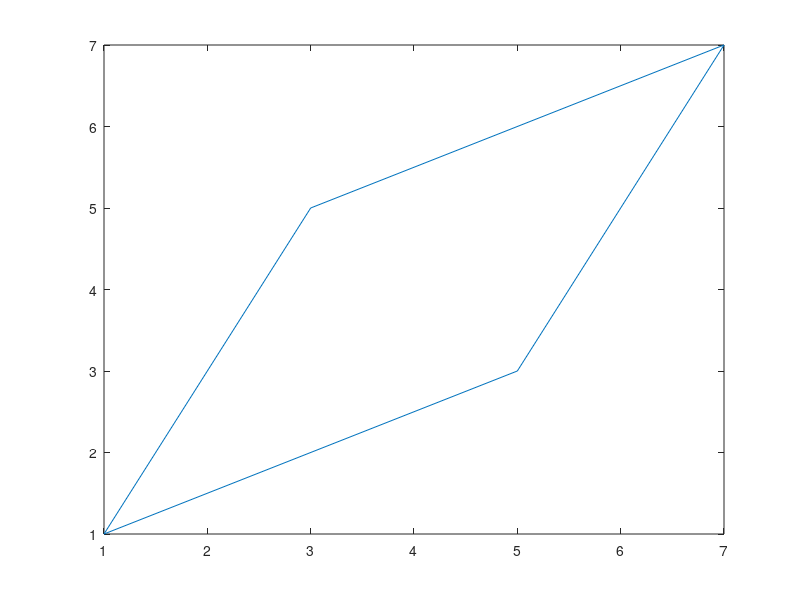
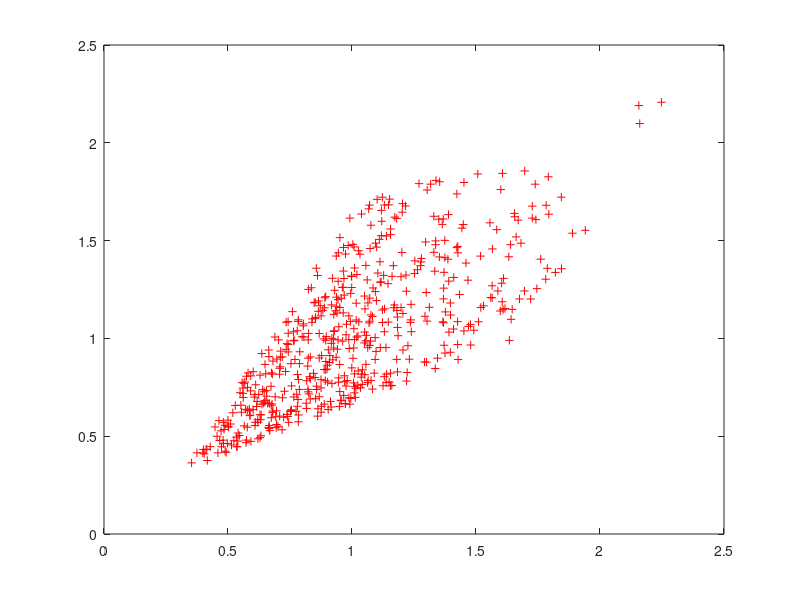

These figures' MATLAB source, in order:
xv = [1 5 7 3 1];
yv = [1 3 7 5 1];
figure
plot(xv,yv);

xq = randn(10000,1);
yq = randn(10000,1);
figure
in = inpolygon(xq * 3, yq * 3, xv, yv);
plot(xq(in),yq(in),'r+') 